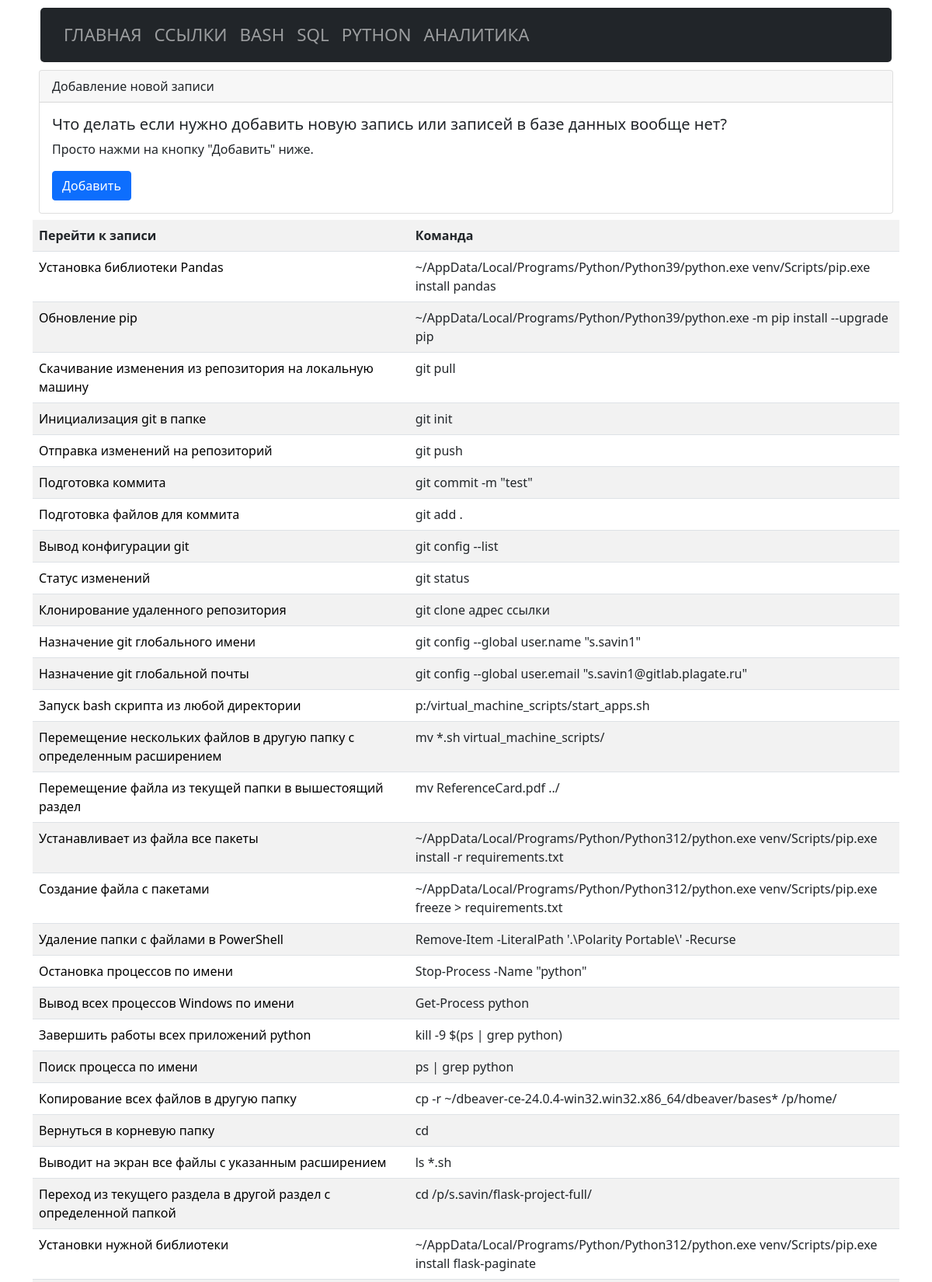
Page /bash (upper part) on the committed database.
### tables this page shows
CREATE TABLE "bash" (
    bash_id INTEGER PRIMARY KEY AUTOINCREMENT,
    bash_command TEXT NOT NULL,
    bash_name TEXT NOT NULL
  );

### app.py (the view)
@app.route("/bash")
def bash_list_commands():
    conn = get_db_connection()
    bash_list = conn.execute("SELECT * FROM bash ORDER BY bash_id DESC").fetchall()
    conn.close()
    return render_template("bash/bash_list_commands.html",
                           bash_list=bash_list,
                           )

### app.py (called while the page is built)
def get_db_connection():
    db_path = os.path.join(BASE_DIR, "database.db")
    conn = sqlite3.connect(db_path)
    conn.row_factory = sqlite3.Row
    return conn

### templates/bash/bash_list_commands.html (shortened to what this page needs)
{% extends "base.html" %}
{% block content %}
   <div class="card m-2">
      <div class="card-header">
         Добавление новой записи
      </div>
      <div class="card-body">
         <h5 class="card-title">Что делать если нужно добавить новую запись или записей в базе данных вообще нет?</h5>
         <p class="card-text">Просто нажми на кнопку "Добавить" ниже.</p>
         <a class="btn btn-primary" href="{{ url_for('add_bash_command') }}">Добавить</a>
      </div>
   </div>
   <table class="table table-striped">
      <tr>
         <th>Перейти к записи</th>
         <th>Команда</th>
      </tr>
      {% for bash_list in bash_list %}
      <tr>
         <td><a href="{{ url_for('get_post_bash_command', bash_id=bash_list['bash_id']) }}">{{ bash_list['bash_name']
               }}</a></td>
         <td>{{ bash_list['bash_command'] }}</td>
      </tr>
      {% endfor %}
   </table>
{% endblock %}

### static/styles.css (style rules this page uses)
a { color: black; text-decoration: none; }

### rows in the picture
bash: bash_name "Установка библиотеки Pandas", bash_command "~/AppData/Local/Programs/Python/Python39/python.exe venv/Scripts/pip.exe install pandas"
bash: bash_name "Обновление pip", bash_command "~/AppData/Local/Programs/Python/Python39/python.exe -m pip install --upgrade pip"
bash: bash_name "Скачивание изменения из репозитория на локальную машину", bash_command "git pull"
bash: bash_name "Инициализация git в папке", bash_command "git init"
bash: bash_name "Отправка изменений на репозиторий", bash_command "git push"
bash: bash_name "Подготовка коммита", bash_command "git commit -m \"test\""
bash: bash_name "Подготовка файлов для коммита", bash_command "git add ."
bash: bash_name "Вывод конфигурации git", bash_command "git config --list"
bash: bash_name "Статус изменений", bash_command "git status"
bash: bash_name "Клонирование удаленного репозитория", bash_command "git clone адрес ссылки"
bash: bash_name "Назначение git глобального имени", bash_command "git config --global user.name \"s.savin1\""
bash: bash_name "Назначение git глобальной почты", bash_command "git config --global user.email \"s.savin1@gitlab.plagate.ru\""
bash: bash_name "Запуск bash скрипта из любой директории", bash_command "p:/virtual_machine_scripts/start_apps.sh"
bash: bash_name "Перемещение нескольких файлов в другую папку с определенным расширением", bash_command "mv *.sh virtual_machine_scripts/"
bash: bash_name "Перемещение файла из текущей папки в вышестоящий раздел", bash_command "mv ReferenceCard.pdf ../"
bash: bash_name "Устанавливает из файла все пакеты", bash_command "~/AppData/Local/Programs/Python/Python312/python.exe venv/Scripts/pip.exe install -r requirements.txt"
bash: bash_name "Создание файла с пакетами", bash_command "~/AppData/Local/Programs/Python/Python312/python.exe venv/Scripts/pip.exe freeze > requirements.txt"
bash: bash_name "Удаление папки с файлами в PowerShell", bash_command "Remove-Item -LiteralPath '.\\Polarity Portable\\' -Recurse"
bash: bash_name "Остановка процессов по имени", bash_command "Stop-Process -Name \"python\""
bash: bash_name "Вывод всех процессов Windows по имени", bash_command "Get-Process python"
bash: bash_name "Завершить работы всех приложений python", bash_command "kill -9 $(ps | grep python)"
bash: bash_name "Поиск процесса по имени", bash_command "ps | grep python"
bash: bash_name "Копирование всех файлов в другую папку", bash_command "cp -r ~/dbeaver-ce-24.0.4-win32.win32.x86_64/dbeaver/bases* /p/home/"
bash: bash_name "Вернуться в корневую папку", bash_command "cd"
bash: bash_name "Выводит на экран все файлы с указанным расширением", bash_command "ls *.sh"
bash: bash_name "Переход из текущего раздела в другой раздел с определенной папкой", bash_command "cd /p/s.savin/flask-project-full/"
bash: bash_name "Установки нужной библиотеки", bash_command "~/AppData/Local/Programs/Python/Python312/python.exe venv/Scripts/pip.exe install flask-paginate"
